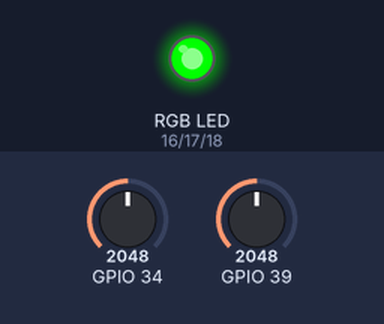
Simulated run of this sketch. Board: ESP32. On the bench: an RGB LED mixed from three pins (HIGH = lit). The inputs (shaded band) are chosen by the test bench; at power-on: GPIO 34 = 2048, GPIO 39 = 2048 (analog values on the 0–4095 scale). WiFi joins after 1.5 s; servers stay silent unless stated; uploads are accepted with an empty reply; what the sketch prints to the serial monitor is not drawn.

Above: at 1.7 s.
At 1.97 s:
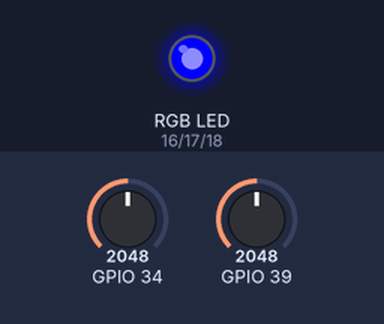
Timing chart, 0 to 4.5 s (numbered marks = the images above):
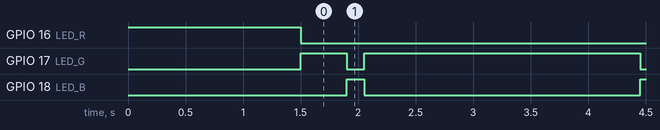

Measured:
- by itself, GPIO 17 (LED_G): alternates HIGH for 2.4 s and LOW for 0.15 s
- by itself, GPIO 18 (LED_B): alternates HIGH for 0.15 s and LOW for 2.4 s

The sketch:

esp32_dashboard_post.ino
```cpp
// v2_esp32.ino
/* ============================================================
   방법 2 · 원격 서버 + 계정 대시보드 — ESP32(Arduino D1 R32) 送信 코드
   ------------------------------------------------------------
   내 도메인(Cloudflare Tunnel, HTTPS)으로 센서 값을 POST 합니다.
   - SERVER  : https://dashboard.boram-iot.com/api/ingest
   - API_KEY : 대시보드 로그인 후 "내 API 키"에서 복사해 붙여넣기
   - USE_HTTPS : 도메인(https)=1,  로컬 IP:포트로 테스트(http)=0
   - 다중 센서: 서로 다른 "sensor" 이름으로 여러 번 보내면
                대시보드의 "센서" 드롭다운에서 나눠 볼 수 있습니다.
   - 상태 LED(RGB 모듈, 핀 R·G·B·-): 빨강=연결중/실패, 초록=정상, 파랑=전송성공
   ※ 장치는 밖으로 나가는 요청만 하므로 집/학교 포트포워딩이 필요 없습니다.
   ============================================================ */
#include <WiFi.h>
#include <HTTPClient.h>
#include <WiFiClientSecure.h>

const char* ssid     = "iotcamp";      // ← 공유기 이름(SSID)
const char* password = "********";     // ← 공유기 비밀번호

#define USE_HTTPS 1                     // 도메인(https)=1, 로컬 http 테스트=0
const char* SERVER   = "https://dashboard.boram-iot.com/api/ingest";  // ← 내 도메인
const char* API_KEY  = "stu_붙여넣기"; // ← 대시보드에서 발급받은 내 API 키
const int   PERIOD_MS = 2000;          // 전송 주기(ms) · 서버 기록 가능한 최소값은 500(=delay(500))

// 상태 표시 RGB LED (모듈 핀:  R · G · B · - )   "-"(공통) → GND
const int LED_R = 16;   // R → IO16
const int LED_G = 17;   // G → IO17
const int LED_B = 18;   // B → IO18
void led(bool r, bool g, bool b) {     // 공통 캐소드 모듈: HIGH = 점등
  digitalWrite(LED_R, r); digitalWrite(LED_G, g); digitalWrite(LED_B, b);
}

// 센서 값 1개를 서버로 전송 (sensor 이름으로 구분) → 응답 코드 반환
int postReading(const char* sensor, float value) {
  if (WiFi.status() != WL_CONNECTED) { led(1, 0, 0); WiFi.begin(ssid, password); return -1; }
  HTTPClient http;
#if USE_HTTPS
  WiFiClientSecure client;
  client.setInsecure();               // (학습용) 인증서 검증 생략 — 도메인이 https라 필요
  http.begin(client, SERVER);
#else
  http.begin(SERVER);                 // 로컬 http 테스트용
#endif
  http.addHeader("Content-Type", "application/json");
  http.addHeader("X-API-Key", API_KEY);          // ← 누구 데이터인지 식별
  String body = String("{\"sensor\":\"") + sensor + "\",\"value\":" + String(value) + "}";
  int code = http.POST(body);
  Serial.printf("POST %d  %s=%s\n", code, sensor, String(value).c_str());  // 200 성공 / 401 키오류
  http.end();
  return code;
}

void setup() {
  Serial.begin(115200);
  analogReadResolution(12);            // ESP32 ADC 12비트(0~4095)
  pinMode(LED_R, OUTPUT); pinMode(LED_G, OUTPUT); pinMode(LED_B, OUTPUT);
  led(1, 0, 0);                        // 🔴 WiFi 연결 중
  WiFi.begin(ssid, password);
  Serial.print("WiFi 연결 중");
  while (WiFi.status() != WL_CONNECTED) { delay(500); Serial.print("."); }
  Serial.println("\nWiFi 연결됨. IP: " + WiFi.localIP().toString());
  led(0, 1, 0);                        // 🟢 WiFi 연결됨
}

void loop() {
  // ── 센서 1: 조도(IO34) ──
  int light = analogRead(34);
  int c1 = postReading("light", light);

  // ── 센서 2: 다른 아날로그 센서(IO39) ── 센서가 하나면 아래 2줄을 지우세요
  int value2 = analogRead(39);
  int c2 = postReading("sensor2", value2);

  // ── 전송 결과를 LED로 표시 ──
  bool ok = (c1 == 200 && c2 == 200);
  led(!ok, 0, ok); delay(150);         // 🔵 전송 성공 / 🔴 실패 깜빡
  led(0, 1, 0);                        // 🟢 정상 대기

  delay(PERIOD_MS);
}
```
